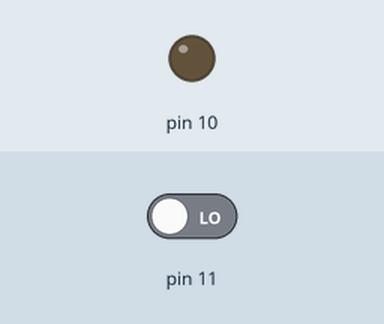
Bench run of a sketch on a simulated Arduino Uno, built with avr-gcc and run on an emulated ATmega328P. Parts: output pins drawn as LEDs (lit = HIGH). The test bench sets the inputs (shaded band); at power-on: pin 11 LOW. What the sketch prints to the serial monitor is not drawn.

Above: at 1.2 s.
1.3 s: pin 11 driven HIGH
At 1.6 s:
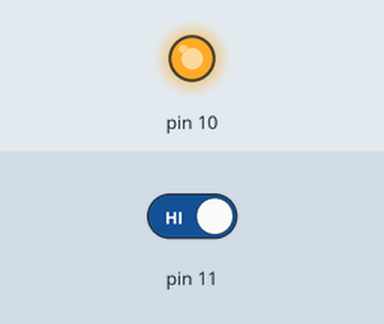
2.8 s: pin 11 driven LOW
At 3.9 s:
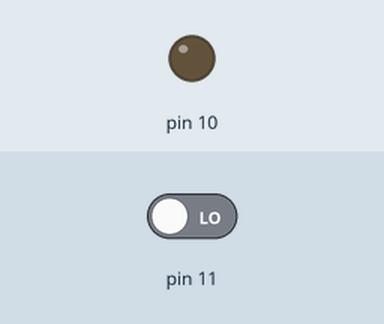
Timing chart, 0 to 5.8 s (numbered marks = the images above; inputs shaded):
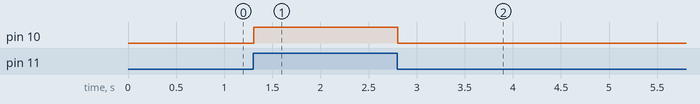

The sketch:

pir_sensor_with_buzzer_piezo1.ino
```cpp
void setup()
{
  Serial.begin(9600);
  pinMode(11,INPUT);
  pinMode(10,OUTPUT);
}

void loop()
{
  int a = digitalRead(11);
  Serial.println(a);
  if(a==1)
  {
    digitalWrite(10,1);
  }
  else
  {
    digitalWrite(10,0);
  }

}
```

Measured:
- after the input at 1.3 s, pin 10: LOW → HIGH at once
- after the input at 2.8 s, pin 10: HIGH → LOW at once
